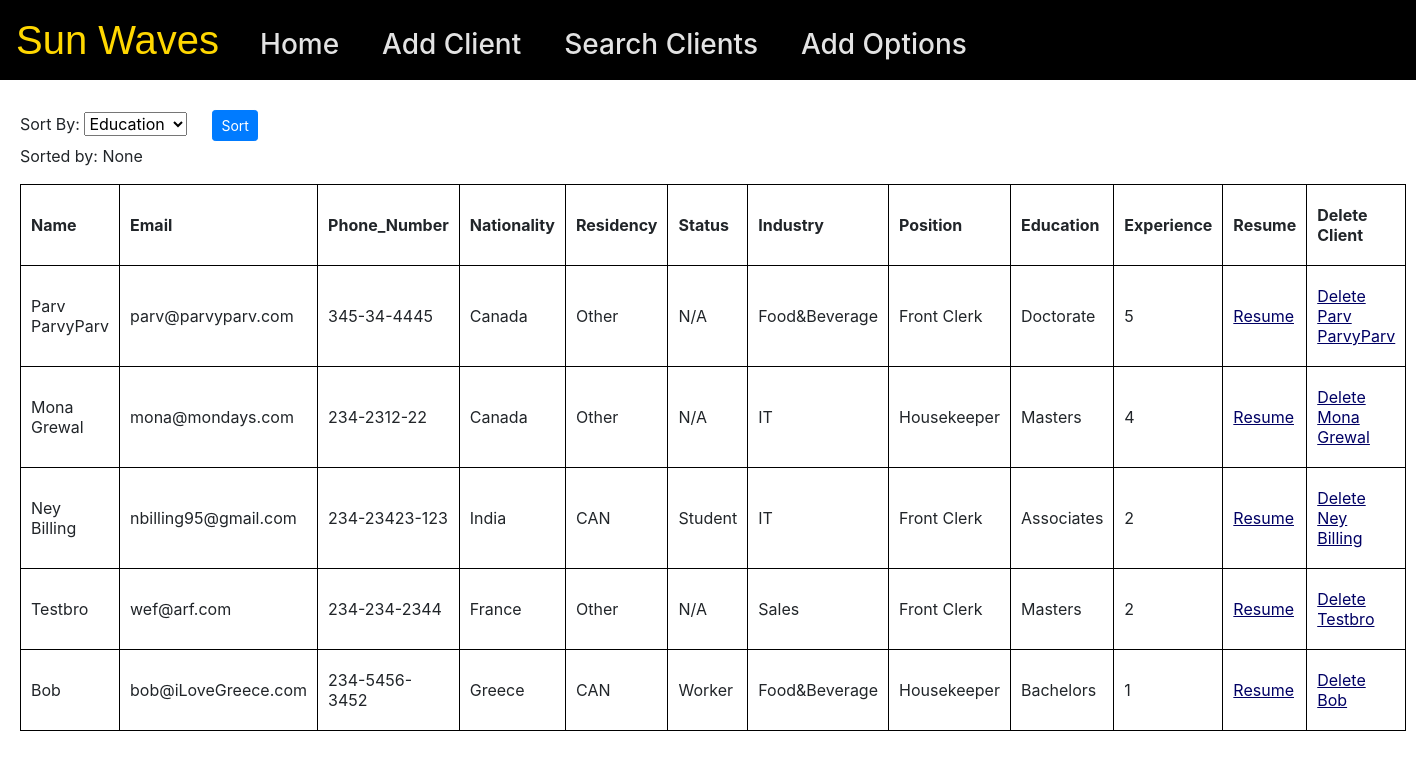
The app's page /results/Any/Any/Any/0/None/, older data.
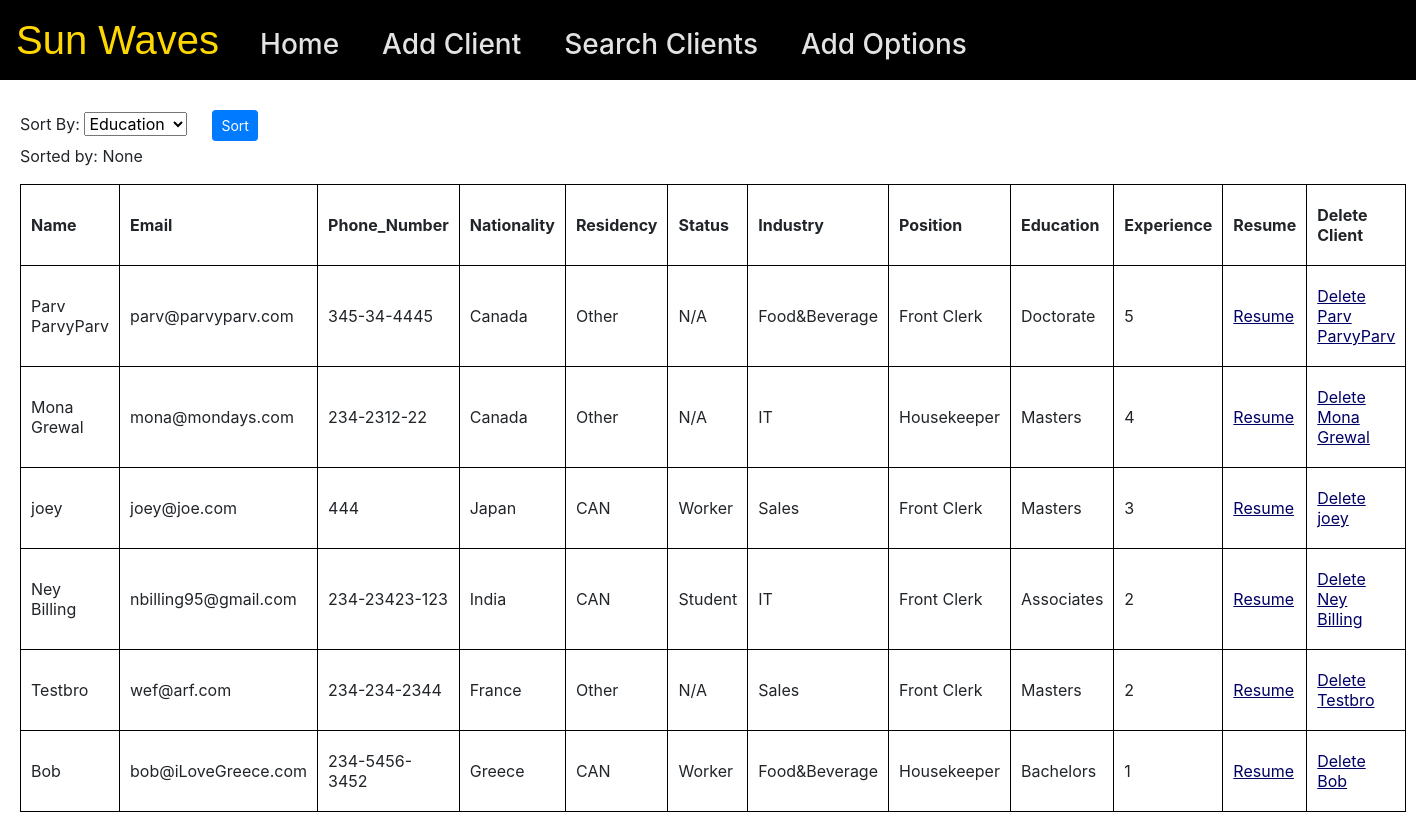
The same page, newer data.
### clients/models.py (models this page shows, shortened)
class client(models.Model):
  name = models.CharField(max_length=100)
  country = models.CharField(max_length=100)
  email = models.EmailField(max_length=100)
  phone_number = models.CharField(max_length=50)
  experience = models.IntegerField()
  industry = models.ForeignKey(industryChoices, on_delete=models.CASCADE, related_name='industries+')
  position = models.ForeignKey(positionChoices, on_delete=models.CASCADE, related_name='positions+')
  education = models.CharField(max_length=100, choices=education_choices)
  resume = models.FileField()
  residency = models.CharField(max_length=50, choices=res_choices)
  status = models.CharField(max_length=50, choices=status_choices, default='N/A')
  def __str__(self):
      return f'{self.name}'

class industryChoices(models.Model):
  ind = models.CharField(max_length=100)

class positionChoices(models.Model):
  pos = models.CharField(max_length=100)

### clients/views.py (the view)
# urls.py: path('results/<str:ind>/<str:pos>/<str:res>/<int:exp>/<str:sort>/', search_results_view, name='results'),
def search_results_view(request, ind, pos, res, exp, sort):
  query = client.objects.all()
  if ind != 'Any':
    query = query.filter(industry__ind=ind)
  if pos != 'Any':
    query = query.filter(position__pos=pos)
  if res != 'Any':
    query = query.filter(residency=res)
  if exp != 0:
    query = query.filter(experience__gte=exp)
  if sort != 'None':
    query = query.order_by(sort, '-experience')
  else:
    query = query.order_by('-experience')
  if request.method == 'POST':
    sort = request.POST.get('sort')
    return redirect('results', ind, pos, res, exp, sort)
  context = {
    'query': query,
    'sorted': sort
  }
  return render(request, 'searchResults.html', context)

### templates/searchResults.html (shortened to what this page needs)
{%extends 'base.html'%}
{%block content%}
<div id=client>
{%if not query %}
<p>No Results</p>
{%else%}
<form action="" method="post">
<label for="sort">Sort By: </label>
<select name="sort" id="sort">
  <option value="-education">Education</option>
</select> &emsp;
<button type="submit" class="btn btn-primary btn-sm">Sort</button>
<p>Sorted by: {{sorted}}</p>
</form>
<table>
  <tr>
    <th>Name</th>
    <th>Email</th>
    <th>Phone_Number</th>
    <th>Nationality</th>
    <th>Residency</th>
    <th>Status</th>
    <th>Industry</th>
    <th>Position</th>
    <th>Education</th>
    <th>Experience</th>
    <th>Resume</th>
    <th>Delete Client</th>
  </tr>
{%for q in query%}
<tr>
<td>{{q}}</td>
<td>{{q.email}}</td>
<td>{{q.phone_number}}</td>
<td>{{q.country}}</td>
<td>{{q.residency}}</td>
<td>{{q.status}}</td>
<td>{{q.industry.ind}}</td>
<td>{{q.position.pos}}</td>
{%if q.education == 'A'%}
<td>High School</td>
{%elif q.education == 'B'%}
<td>Associates</td>
{%elif q.education == 'C'%}
<td>Bachelors</td>
{%elif q.education == 'D'%}
<td>Masters</td>
{%else%}
<td>Doctorate</td>
{%endif%}
<td>{{q.experience}}</td>
<td><a target="_blank" href="{{q.resume.url}}" style="color: rgb(0, 0, 100); text-decoration: underline;">Resume</a target="_blank" ></td>
<td><a href="{%url 'delete' q.id%}" style="color: rgb(0, 0, 100); text-decoration: underline;">Delete {{q}}</a></td>
</tr>
{%endfor%}
</table>
{%endif%}
</div>
{%endblock%}

Row changes from the older to the newer data that the page shows:
added client: name "joey", email "joey@joe.com", phone_number "444", country "Japan", residency "CAN", status "Worker", industry.ind "Sales", position.pos "Front Clerk", education "Masters", experience "3"
